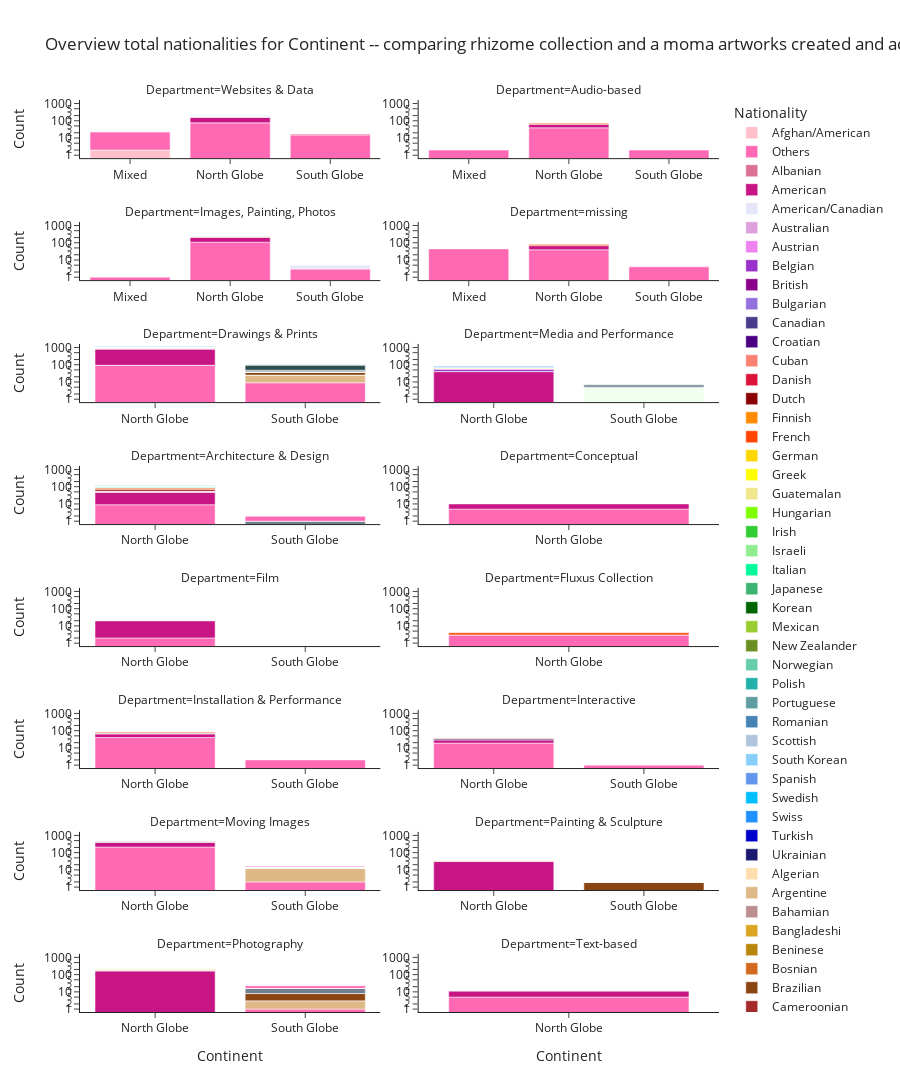

Notebook code for this chart:
### Code cell
#plotcontinents comparison make for figures for each deparments 
Compare_nats_department_second = Compare_nats_department.groupby(['Continent','Nationality','Department'],as_index=False).agg({'Count': 'sum','Females': 'sum','Males': 'sum','Missing': 'sum','Non-Binary': 'sum'})
fig13 = px.bar(Compare_nats_department_second , x="Continent", y="Count", color="Nationality", color_discrete_sequence= momacolorscale,facet_col="Department", log_y=True, facet_col_spacing=0.06,  facet_col_wrap=2, title="Overview total nationalities for Continent -- comparing rhizome collection and a moma artworks created and acquired in the same timerange")
fig13.update_xaxes(matches=None, showticklabels=True)
fig13.update_yaxes(showticklabels=True)
fig13.update_layout(height=1600)
fig13.show() 

#oki put the bnationalities into global south and north
